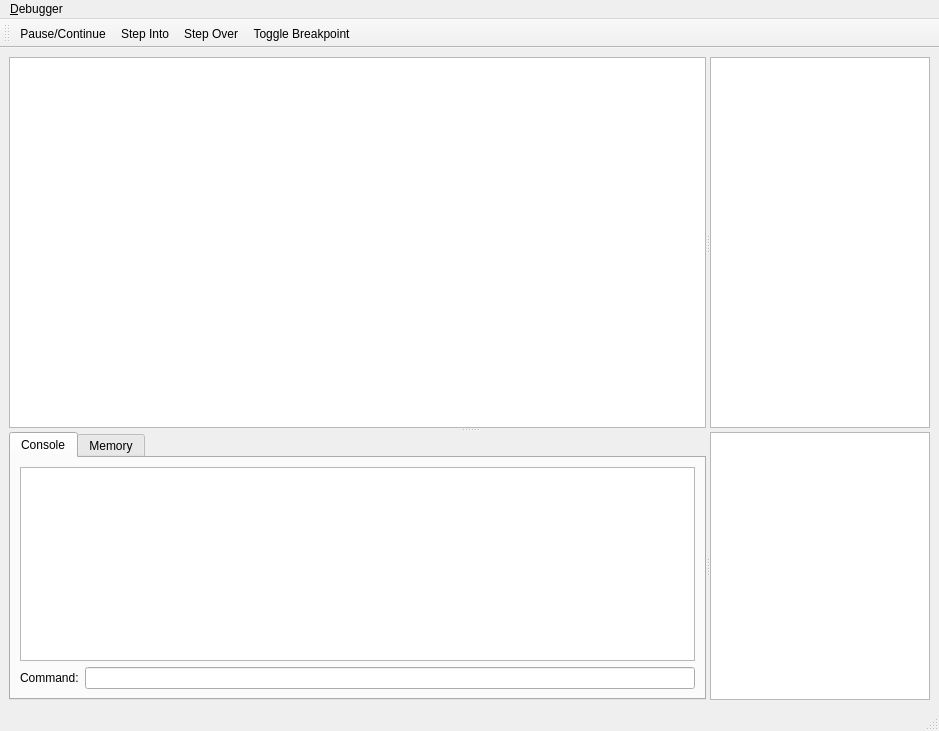
<?xml version="1.0" encoding="UTF-8"?>
<ui version="4.0">
 <class>DebuggerWindow</class>
 <widget class="QMainWindow" name="DebuggerWindow">
  <property name="geometry">
   <rect>
    <x>0</x>
    <y>0</y>
    <width>939</width>
    <height>731</height>
   </rect>
  </property>
  <property name="windowTitle">
   <string>MainWindow</string>
  </property>
  <widget class="QWidget" name="centralwidget">
   <layout class="QGridLayout" name="gridLayout">
    <item row="0" column="0">
     <widget class="QSplitter" name="splitter_3">
      <property name="orientation">
       <enum>Qt::Vertical</enum>
      </property>
      <widget class="QSplitter" name="splitter">
       <property name="sizePolicy">
        <sizepolicy hsizetype="Expanding" vsizetype="Preferred">
         <horstretch>0</horstretch>
         <verstretch>1</verstretch>
        </sizepolicy>
       </property>
       <property name="orientation">
        <enum>Qt::Horizontal</enum>
       </property>
       <widget class="QTreeView" name="codeView">
        <property name="sizePolicy">
         <sizepolicy hsizetype="Expanding" vsizetype="Expanding">
          <horstretch>0</horstretch>
          <verstretch>0</verstretch>
         </sizepolicy>
        </property>
       </widget>
       <widget class="QTreeView" name="registerView">
        <property name="sizePolicy">
         <sizepolicy hsizetype="Expanding" vsizetype="Expanding">
          <horstretch>0</horstretch>
          <verstretch>0</verstretch>
         </sizepolicy>
        </property>
        <property name="maximumSize">
         <size>
          <width>220</width>
          <height>16777215</height>
         </size>
        </property>
       </widget>
      </widget>
      <widget class="QSplitter" name="splitter_2">
       <property name="orientation">
        <enum>Qt::Horizontal</enum>
       </property>
       <widget class="QTabWidget" name="tabWidget">
        <property name="currentIndex">
         <number>0</number>
        </property>
        <widget class="QWidget" name="consoleTab">
         <attribute name="title">
          <string>Console</string>
         </attribute>
         <layout class="QVBoxLayout" name="verticalLayout">
          <item>
           <widget class="QListWidget" name="consoleLog"/>
          </item>
          <item>
           <layout class="QHBoxLayout" name="horizontalLayout_2">
            <item>
             <widget class="QLabel" name="label">
              <property name="text">
               <string>Command:</string>
              </property>
             </widget>
            </item>
            <item>
             <widget class="QLineEdit" name="lineEdit"/>
            </item>
           </layout>
          </item>
         </layout>
        </widget>
        <widget class="QWidget" name="tabMemoryView">
         <attribute name="title">
          <string>Memory</string>
         </attribute>
        </widget>
       </widget>
       <widget class="QTreeView" name="stackView">
        <property name="maximumSize">
         <size>
          <width>220</width>
          <height>16777215</height>
         </size>
        </property>
       </widget>
      </widget>
     </widget>
    </item>
   </layout>
  </widget>
  <widget class="QMenuBar" name="menubar">
   <property name="geometry">
    <rect>
     <x>0</x>
     <y>0</y>
     <width>939</width>
     <height>21</height>
    </rect>
   </property>
   <widget class="QMenu" name="menu_Debugger">
    <property name="title">
     <string>&amp;Debugger</string>
    </property>
    <addaction name="actionPause_Continue"/>
    <addaction name="separator"/>
    <addaction name="actionStep_Into"/>
    <addaction name="actionStep_Over"/>
    <addaction name="separator"/>
    <addaction name="actionToggle_Breakpoint"/>
    <addaction name="separator"/>
    <addaction name="action_Close"/>
   </widget>
   <addaction name="menu_Debugger"/>
  </widget>
  <widget class="QStatusBar" name="statusbar"/>
  <widget class="QToolBar" name="toolBar">
   <property name="windowTitle">
    <string>toolBar</string>
   </property>
   <attribute name="toolBarArea">
    <enum>TopToolBarArea</enum>
   </attribute>
   <attribute name="toolBarBreak">
    <bool>false</bool>
   </attribute>
   <addaction name="actionPause_Continue"/>
   <addaction name="actionStep_Into"/>
   <addaction name="actionStep_Over"/>
   <addaction name="actionToggle_Breakpoint"/>
  </widget>
  <action name="actionPause_Continue">
   <property name="checkable">
    <bool>true</bool>
   </property>
   <property name="icon">
    <iconset resource="resources/icons.qrc">
     <normaloff>:/icons/debug-run.png</normaloff>:/icons/debug-run.png</iconset>
   </property>
   <property name="text">
    <string>Pause/Continue</string>
   </property>
  </action>
  <action name="actionStep_Into">
   <property name="icon">
    <iconset resource="resources/icons.qrc">
     <normaloff>:/icons/debug-step-into-instruction.png</normaloff>:/icons/debug-step-into-instruction.png</iconset>
   </property>
   <property name="text">
    <string>Step Into</string>
   </property>
  </action>
  <action name="actionStep_Over">
   <property name="icon">
    <iconset resource="resources/icons.qrc">
     <normaloff>:/icons/debug-step-over.png</normaloff>:/icons/debug-step-over.png</iconset>
   </property>
   <property name="text">
    <string>Step Over</string>
   </property>
  </action>
  <action name="actionToggle_Breakpoint">
   <property name="icon">
    <iconset resource="resources/icons.qrc">
     <normaloff>:/icons/emblem-important.png</normaloff>:/icons/emblem-important.png</iconset>
   </property>
   <property name="text">
    <string>Toggle Breakpoint</string>
   </property>
  </action>
  <action name="action_Close">
   <property name="text">
    <string>&amp;Close</string>
   </property>
  </action>
 </widget>
 <resources>
  <include location="resources/icons.qrc"/>
 </resources>
 <connections/>
</ui>
